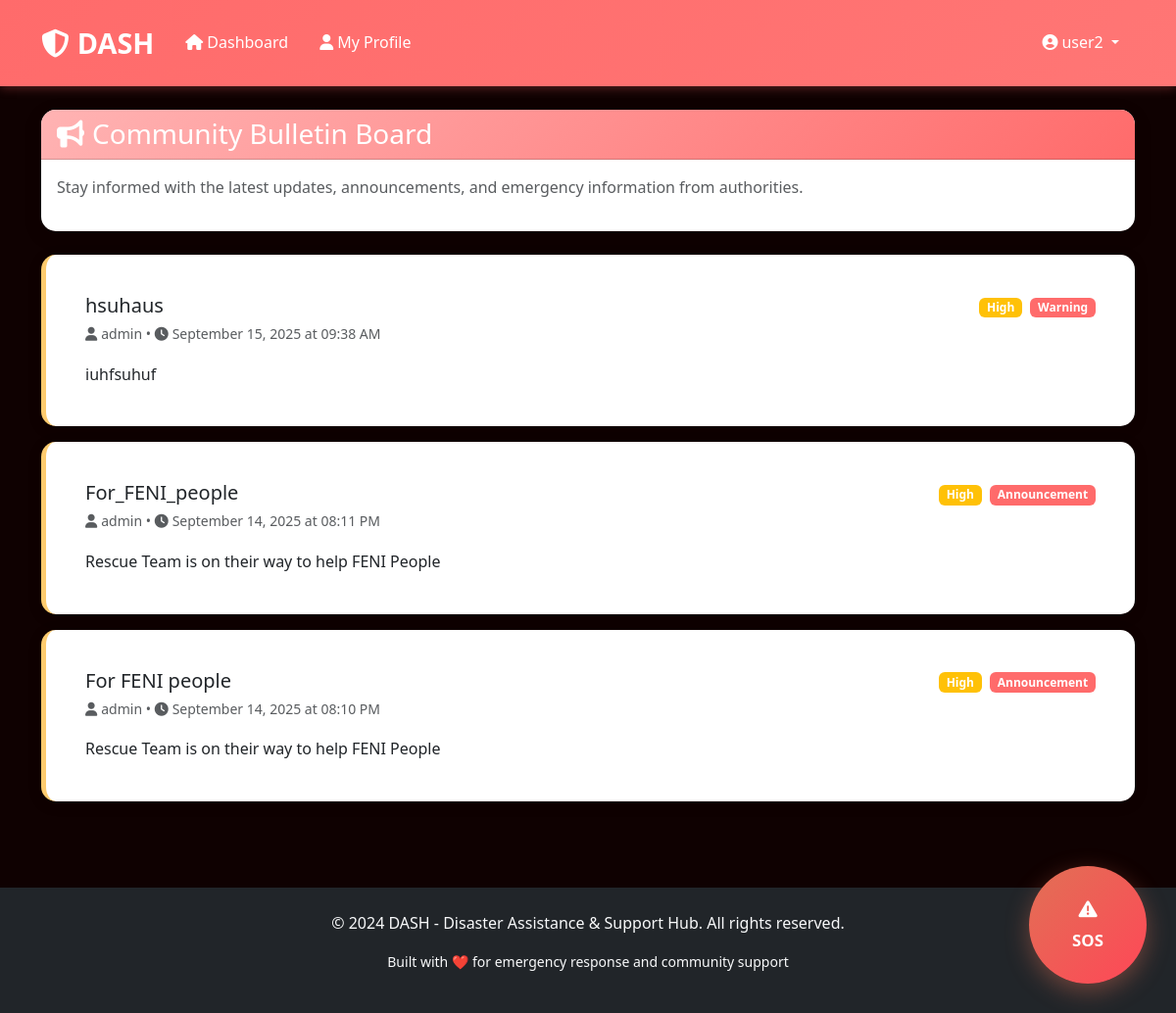
The page /bulletin (signed in) on the database its author committed.
### app.py (models this page shows, shortened)
class User(UserMixin, db.Model):
    id = db.Column(db.Integer, primary_key=True)
    username = db.Column(db.String(80), unique=True, nullable=False)
    email = db.Column(db.String(120), unique=True, nullable=False)
    password_hash = db.Column(db.String(120), nullable=False)
    user_type = db.Column(db.String(20), nullable=False)  # 'user', 'admin', 'rescue_team'
    phone = db.Column(db.String(20))
    location_lat = db.Column(db.Float)
    location_lng = db.Column(db.Float)
    is_online = db.Column(db.Boolean, default=False)
    created_at = db.Column(db.DateTime, default=datetime.utcnow)

class BulletinPost(db.Model):
    id = db.Column(db.Integer, primary_key=True)
    author_id = db.Column(db.Integer, db.ForeignKey('user.id'), nullable=False)
    title = db.Column(db.String(200), nullable=False)
    content = db.Column(db.Text, nullable=False)
    post_type = db.Column(db.String(50), nullable=False)  # announcement, warning, instruction, update
    priority = db.Column(db.String(20), default='normal')  # low, normal, high, urgent
    is_pinned = db.Column(db.Boolean, default=False)
    created_at = db.Column(db.DateTime, default=datetime.utcnow)
    author = db.relationship('User', backref=db.backref('bulletin_posts', lazy=True))

### app.py (the view)
@app.route('/bulletin')
@login_required
def bulletin_board():
    posts = BulletinPost.query.order_by(BulletinPost.created_at.desc()).all()
    return render_template('bulletin_board.html', posts=posts)

### app.py (called while the page is built)
@login_manager.user_loader
def load_user(user_id):
    return User.query.get(int(user_id))

### templates/bulletin_board.html (shortened to what this page needs)
{% extends "base.html" %}
{% block content %}
<div class="container">
    <div class="row mb-4">
        <div class="col-12">
            <div class="card">
                <div class="card-header d-flex justify-content-between align-items-center">
                    <h3 class="mb-0">
                        <i class="fas fa-bullhorn me-2"></i>Community Bulletin Board
                    </h3>
                </div>
                <div class="card-body">
                    <p class="text-muted">Stay informed with the latest updates, announcements, and emergency information from authorities.</p>
                </div>
            </div>
        </div>
    </div>
    <div class="row">
        <div class="col-12">
            {% if posts %}
                {% for post in posts %}
                <div class="card mb-3 bulletin-post {{ post.priority }}">
                    <div class="card-body">
                        <div class="d-flex justify-content-between align-items-start mb-3">
                            <div>
                                <h5 class="card-title mb-1">{{ post.title }}</h5>
                                <small class="text-muted">
                                    <i class="fas fa-user me-1"></i>{{ post.author.username }} •
                                    <i class="fas fa-clock me-1"></i>{{ post.created_at.strftime('%B %d, %Y at %I:%M %p') }}
                                </small>
                            </div>
                            <div>
                                <span class="badge bg-{% if post.priority == 'urgent' %}danger{% elif post.priority == 'high' %}warning{% elif post.priority == 'normal' %}info{% else %}secondary{% endif %}">
                                    {{ post.priority.title() }}
                                </span>
                                <span class="badge bg-primary ms-1">{{ post.post_type.title() }}</span>
                            </div>
                        </div>
                        <p class="card-text">{{ post.content }}</p>
                    </div>
                </div>
                {% endfor %}
            {% else %}
                <div class="text-center py-5">
                    <i class="fas fa-newspaper fa-3x text-muted mb-3"></i>
                    <h5 class="text-muted">No Posts Available</h5>
                    <p class="text-muted">No bulletin posts have been created yet.</p>
                </div>
            {% endif %}
        </div>
    </div>
</div>
{% endblock %}

### templates/base.html (shortened to what this page needs)
<!DOCTYPE html>
<html lang="en">
<head>
    <link href="https://cdn.jsdelivr.net/npm/bootstrap@5.3.0/dist/css/bootstrap.min.css" rel="stylesheet">
    <link href="https://cdnjs.cloudflare.com/ajax/libs/font-awesome/6.4.0/css/all.min.css" rel="stylesheet">
    <link href="{{ url_for('static', filename='css/style.css') }}" rel="stylesheet">
</head>
<body>
    <nav class="navbar navbar-expand-lg navbar-dark">
        <div class="container">
            <a class="navbar-brand" href="{{ url_for('index') }}">
                <i class="fas fa-shield-alt me-2"></i>DASH
            </a>
            <div class="collapse navbar-collapse" id="navbarNav">
                <ul class="navbar-nav me-auto">
                    {% if current_user.is_authenticated %}
                        <li class="nav-item">
                            <a class="nav-link" href="{{ url_for('dashboard') }}">
                                <i class="fas fa-home me-1"></i>Dashboard
                            </a>
                        </li>
                        {% if current_user.user_type == 'user' %}
                            <li class="nav-item">
                                <a class="nav-link" href="{{ url_for('user_dashboard') }}">
                                    <i class="fas fa-user me-1"></i>My Profile
                                </a>
                            </li>
                        {% elif current_user.user_type == 'admin' %}
                            <li class="nav-item">
                                <a class="nav-link" href="{{ url_for('admin_dashboard') }}">
                                    <i class="fas fa-cog me-1"></i>Admin Panel
                                </a>
                            </li>
                        {% elif current_user.user_type == 'rescue_team' %}
                            <li class="nav-item">
                                <a class="nav-link" href="{{ url_for('rescue_dashboard') }}">
                                    <i class="fas fa-helicopter me-1"></i>Rescue Dashboard
                                </a>
                            </li>
                        {% endif %}
                    {% endif %}
                </ul>
                <ul class="navbar-nav">
                    {% if current_user.is_authenticated %}
                        <li class="nav-item dropdown">
                            <a class="nav-link dropdown-toggle" href="#" id="navbarDropdown" role="button" data-bs-toggle="dropdown">
                                <i class="fas fa-user-circle me-1"></i>{{ current_user.username }}
                            </a>
                        </li>
                    {% endif %}
                </ul>
            </div>
        </div>
    </nav>
    <main class="container-fluid py-4">
        {% block content %}{% endblock %}
    </main>
    {% if current_user.is_authenticated and current_user.user_type == 'user' %}
        <button class="sos-button" onclick="sendSOS()" title="Emergency SOS">
            <i class="fas fa-exclamation-triangle"></i><br>
            <small>SOS</small>
        </button>
    {% endif %}
    <footer class="bg-dark text-light py-4 mt-5">
        <div class="container text-center">
            <p>&copy; 2024 DASH - Disaster Assistance & Support Hub. All rights reserved.</p>
            <p class="small">Built with ❤️ for emergency response and community support</p>
        </div>
    </footer>
</body>
</html>

### static/css/style.css (style rules this page uses)
:root { --primary-red: #ff6b6b; --light-red: #ffb3b3; --dark-red: #d63031; --accent-red: #ff7675; --background-red: #0f0101; --text-dark: #2d3436; --text-light: #636e72; --white: #ffffff; --light-gray: #f8f9fa; --border-color: #e9ecef; --success-green: #00b894; --warning-orange: #fdcb6e; --danger-red: #e17055; --info-blue: #74b9ff; }
* { margin: 0; padding: 0; box-sizing: border-box; }
body { font-family: 'Segoe UI', Tahoma, Geneva, Verdana, sans-serif; background-color: var(--background-red); color: var(--text-dark); line-height: 1.6; }
.navbar { background: linear-gradient(135deg, var(--primary-red), var(--accent-red)); padding: 1rem 0; box-shadow: 0 2px 10px rgba(255, 107, 107, 0.3); }
.navbar-brand { color: var(--white) !important; font-size: 1.8rem; font-weight: bold; text-decoration: none; }
.navbar-nav .nav-link { color: var(--white) !important; margin: 0 0.5rem; transition: color 0.3s ease; }
.card { border: none; border-radius: 15px; box-shadow: 0 5px 20px rgba(0, 0, 0, 0.1); transition: transform 0.3s ease, box-shadow 0.3s ease; background: var(--white); }
.card-header { background: linear-gradient(135deg, var(--light-red), var(--primary-red)); color: var(--white); border-radius: 15px 15px 0 0 !important; font-weight: bold; }
.sos-button { background: linear-gradient(135deg, var(--danger-red), #ff4757); border: none; border-radius: 50%; width: 120px; height: 120px; color: var(--white); font-size: 1.2rem; font-weight: bold; box-shadow: 0 8px 25px rgba(225, 112, 85, 0.4); transition: all 0.3s ease; position: fixed; bottom: 30px; right: 30px; z-index: 1000; animation: pulse 2s infinite; }
.bulletin-post { background: var(--white); border-radius: 15px; padding: 1.5rem; margin-bottom: 1rem; box-shadow: 0 3px 15px rgba(0, 0, 0, 0.1); border-left: 5px solid var(--primary-red); }
.bulletin-post.high { border-left-color: var(--warning-orange); }
.bg-primary { background-color: var(--primary-red) !important; }

### rows shown on the page
User: username "user2"
BulletinPost: title "hsuhaus", author.username "admin", created_at "September 15, 2025 at 09:38 AM", priority "High", post_type "Warning", content "iuhfsuhuf"
BulletinPost: title "For_FENI_people", author.username "admin", created_at "September 14, 2025 at 08:11 PM", priority "High", post_type "Announcement", content "Rescue Team is on their way to help FENI People"
BulletinPost: title "For FENI people", author.username "admin", created_at "September 14, 2025 at 08:10 PM", priority "High", post_type "Announcement", content "Rescue Team is on their way to help FENI People"
